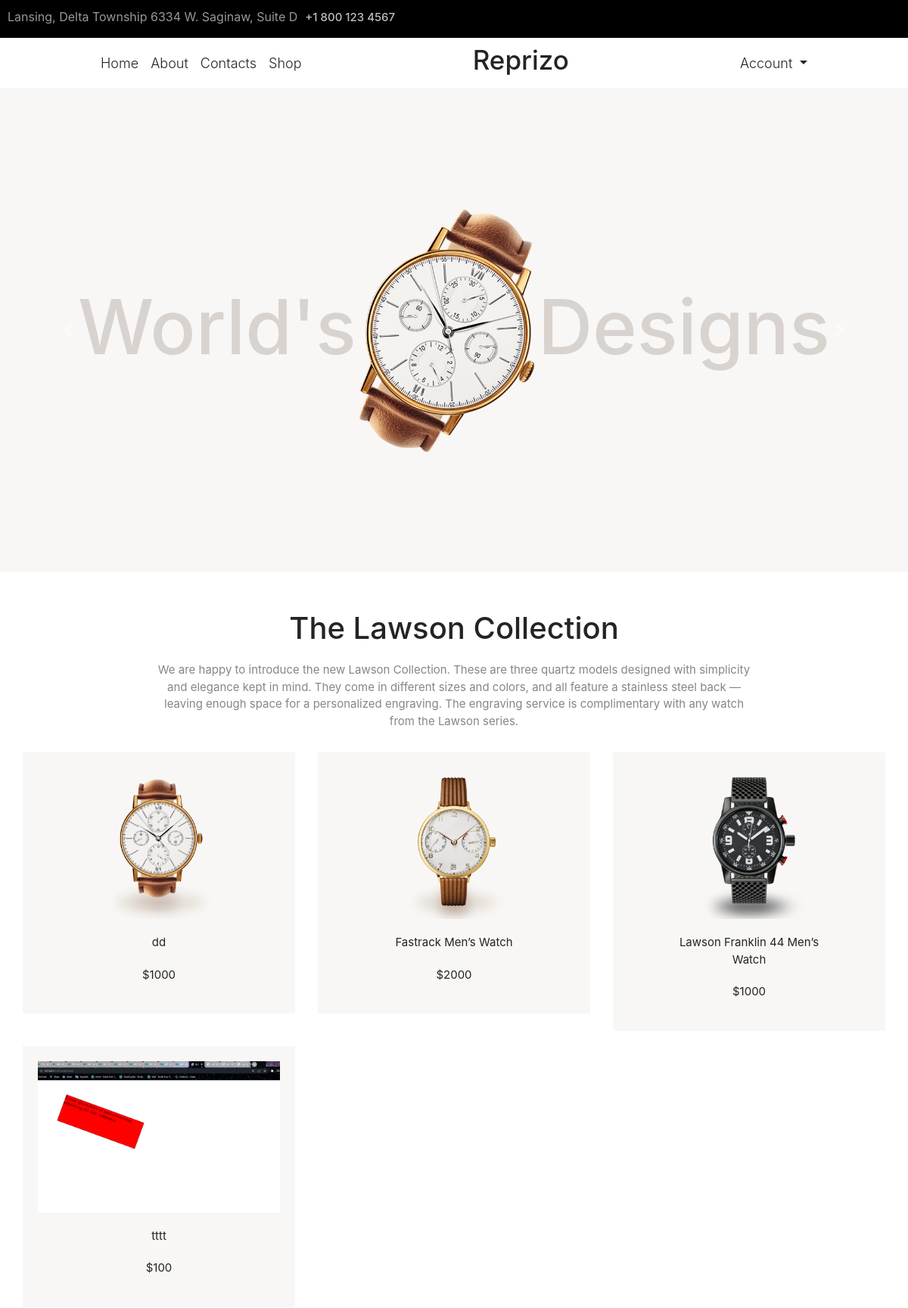
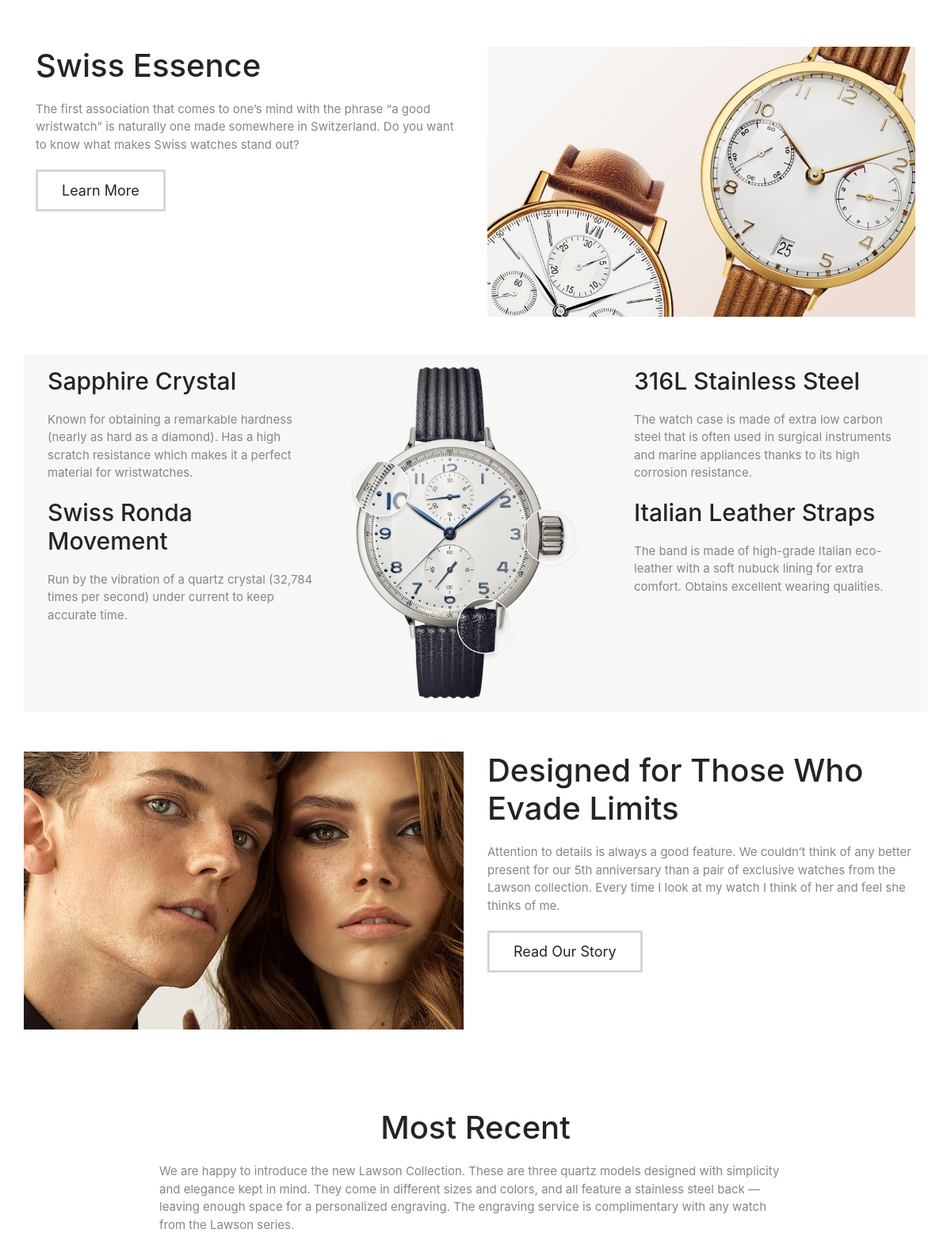
The page / (upper part) on the database its author committed (2 pictures, top to bottom).
### tables this page shows
CREATE TABLE `products` (
  `id` int(11) NOT NULL,
  `title` varchar(255) NOT NULL,
  `description` text NOT NULL,
  `price` int(11) NOT NULL,
  `image` varchar(255) NOT NULL,
  `brand` varchar(255) NOT NULL
);

### dashboard/functions.php (called while the page is built, shortened)
<?php
require('connection.php');
require('product/product.php');
$db=new DBController();
$product=new Product($db);
?>

### dashboard/product/product.php (called while the page is built, shortened)
<?php
class Product
{
    public $db = null;
    public function __construct(DBController $db)
    {
        $this->db = $db;
    }
    public function getData()
    {
        $result = $this->db->con->query("SELECT * FROM products");
        $resultArray = array();
        while ($item = mysqli_fetch_array($result, MYSQLI_ASSOC)) {
            $resultArray[] = $item;
        }
        return $resultArray;
    }
    public function getRecentedData()
    {
        $result = $this->db->con->query("SELECT * FROM products ORDER BY id DESC LIMIT 3");
        $resultArray = array();
        while ($item = mysqli_fetch_array($result, MYSQLI_ASSOC)) {
            $resultArray[] = $item;
        }
        return $resultArray;
    }
}

### dashboard/connection.php (called while the page is built, shortened)
<?php
class DBController{
  protected  $server = "localhost";
  protected  $user = "root";
  protected  $pass = "";
  protected $database = "company";
  public function __construct(){
    $this->con = mysqli_connect($this->server, $this->user, $this->pass, $this->database);
  }
}

### index.php (the view, shortened to what this page needs)
<?php
include('dashboard/functions.php');
$mostRecent = $product->getRecentedData();
?>
<?php
include('header.php');
?>
<section id="carouselExampleControls" class="carousel slide" data-ride="carousel">
    <div class="carousel-inner">
        <div class="carousel-item active">
            <div>
                <h2>World's </h2>
                <img src="images/home-1-img-4_1_425x572.png" class="d-block " alt="...">
                <h2>Designs</h2>
            </div>
        </div>
    </div>
    <button class="carousel-control-prev" type="button" data-target="#carouselExampleControls" data-slide="prev">
        <span class="carousel-control-prev-icon" aria-hidden="true"></span>
    </button>
    <button class="carousel-control-next" type="button" data-target="#carouselExampleControls" data-slide="next">
        <span class="carousel-control-next-icon" aria-hidden="true"></span>
    </button>
</section>
<section class="container secondsec">
    <h3>The Lawson Collection</h3>
    <p>We are happy to introduce the new Lawson Collection. These are three quartz models designed with simplicity and elegance kept in mind. They come in different sizes and colors, and all feature a stainless steel back — leaving enough space for a personalized engraving. The engraving service is complimentary with any watch from the Lawson series.</p>
    <div class="row">
        <?php
        foreach ($product->getData() as $productt) { ?>
            <div class="col-md-4 col-sm-12 ">
                <div class="cardy">
                    <a href="<?php printf('%s?id=%s', 'productDetail.php',  $productt['id']); ?>">
                        <img src="uploads/products/<?php echo $productt['image'] ?>" alt="">
                        <p><?php echo $productt['title']; ?></p>
                    </a>
                    <p>$<?php echo $productt['price']; ?></p>
                </div>
            </div>
        <?php
        } ?>
    </div>
</section>
<section class="container thirdSec">
    <div class="row">
        <div class="col-md-6 col-sm-12">
            <h3>Swiss Essence</h3>
            <p>The first association that comes to one’s mind with the phrase “a good wristwatch” is naturally one made somewhere in Switzerland. Do you want to know what makes Swiss watches stand out?</p>
            <button>Learn More</button>
        </div>
        <div class="col-md-6 col-sm-12">
            <img src="images/home-1-img-1_900x.jpg" alt="">
        </div>
    </div>
</section>
<br><br>
<section class="container fifthSec">
    <div class="row">
        <div class="col-md-4 col-sm-12">
            <div>
                <h3>Sapphire Crystal</h3>
                <p>Known for obtaining a remarkable hardness (nearly as hard as a diamond). Has a high scratch resistance which makes it a perfect material for wristwatches.</p>
            </div>
            <div>
                <h3>Swiss Ronda Movement</h3>
                <p>Run by the vibration of a quartz crystal (32,784 times per second) under current to keep accurate time.</p>
            </div>
        </div>
        <div class="col-md-4 col-sm-12">
            <img src="images/home-1-img-3_2_900x.png" alt="">
        </div>
        <div class="col-md-4 col-sm-12">
            <div>
                <h3>316L Stainless Steel</h3>
                <p>The watch case is made of extra low carbon steel that is often used in surgical instruments and marine appliances thanks to its high corrosion resistance.</p>
            </div>
            <div>
                <h3>Italian Leather Straps</h3>
                <p>The band is made of high-grade Italian eco-leather with a soft nubuck lining for extra comfort. Obtains excellent wearing qualities.</p>
            </div>
        </div>
    </div>
</section>
<section class="container sixthSec">
    <div class="row">
        <div class="col-md-6 col-sm-12">
            <img src="images/home-1-img-2_900x.jpg" alt="">
        </div>
        <div class="col-md-6 col-sm-12">
            <h3>Designed for Those Who Evade Limits</h3>
            <p>Attention to details is always a good feature. We couldn’t think of any better present for our 5th anniversary than a pair of exclusive watches from the Lawson collection. Every time I look at my watch I think of her and feel she thinks of me.</p>
            <button>Read Our Story</button>
        </div>
    </div>
</section>
<section class="container seventhSec">
    <h3>Most Recent</h3>
    <p>We are happy to introduce the new Lawson Collection. These are three quartz models designed with simplicity and elegance kept in mind. They come in different sizes and colors, and all feature a stainless steel back — leaving enough space for a personalized engraving. The engraving service is complimentary with any watch from the Lawson series.</p>
    <div class="row">
        <?php
        foreach ($mostRecent as $productt) { ?>
            <div class="col-md-4 col-sm-12">
                    <a href="<?php printf('%s?id=%s', 'productDetail.php',  $productt['id']); ?>">
                    </a>
            </div>
        <?php
        } ?>
    </div>
</section>
<?php
include('footer.php');
?>

### index.css (style rules this page uses)
* { margin: 0; padding: 0; box-sizing: border-box; }
.carousel-item div { display: flex; justify-content: center; align-items: center; width: 100% !important; height: 80vh; background-color: #f8f7f6; }
.carousel-item div img { width: 20%; animation-name: movee; animation-duration: 3s; animation-iteration-count: infinite; animation-direction: alternate; }
.carousel-item div h2 { color: #d9d3cf; word-spacing: 1.6em; font-size: 100px; }
.secondsec { text-align: center; padding: 50px 0; }
.secondsec h3 { color: #242424; font-size: 40px; }
.secondsec p { font-size: 15px; color: #868686; width: 70%; margin:20px auto; }
.cardy { background-color: #f8f7f6; position: relative; padding: 20px; text-align: center; margin: 10px 0; }
.cardy img { width: 100%; height: 200px; object-fit: cover; }
.cardy p { font-size: 15px; color: #242424; font-weight: 400; }
.cardy a { text-decoration: none; }
.thirdSec h3 { color: #242424; font-size: 40px; }
.thirdSec p { font-size: 15px; color: #868686; margin:20px 0; }
.thirdSec img { width: 100%; }
.thirdSec button { border: 3px solid #d7d6d5; background-color: transparent; padding: 10px 30px; font-size: 18px; color: #242424; font-weight: 400; }
.fifthSec { padding: 15px 30px; background-color: #f8f7f6; }
.fifthSec img { width: 300px; }
.fifthSec h3 { color: #242424; font-size: 30px; }
.fifthSec p { font-size: 15px; color: #868686; margin:20px 0; }
.sixthSec { padding: 50px 0; }
.sixthSec h3 { color: #242424; font-size: 40px; }
.sixthSec p { font-size: 15px; color: #868686; margin:20px 0; }
.sixthSec img { width: 100%; }
.sixthSec button { border: 3px solid #d7d6d5; background-color: transparent; padding: 10px 30px; font-size: 18px; color: #242424; font-weight: 400; }
.seventhSec { padding: 50px 0; }
.seventhSec h3 { font-size: 40px; color: #242424; text-align: center; }
.seventhSec p { font-size: 15px; color: #868686; width: 70%; margin:20px auto; }

### rows shown on the page
products: image (picture), title "dd", price "1000"
products: image (picture), title "Fastrack Men’s Watch", price "2000"
products: image (picture), title "Lawson Franklin 44 Men’s Watch", price "1000"
products: image (picture), title "tttt", price "100"

### other values the page prints
$_SESSION['username'] "Account"
